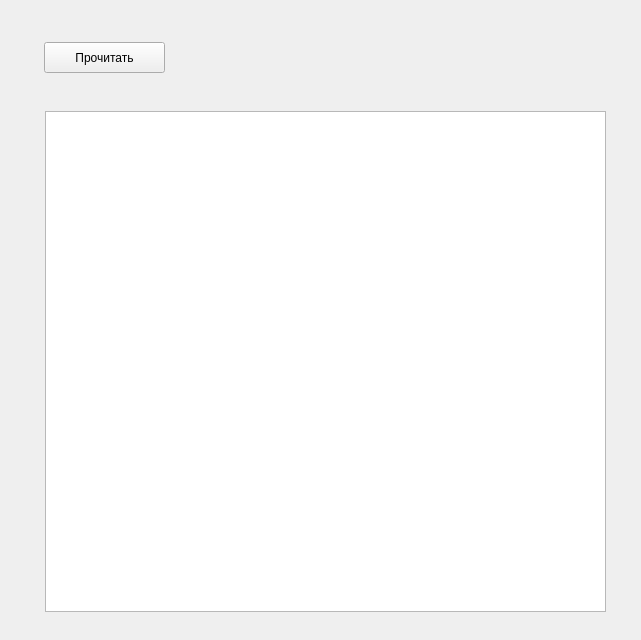
<?xml version="1.0" encoding="UTF-8"?>
<ui version="4.0">
 <class>Form</class>
 <widget class="QWidget" name="Form">
  <property name="geometry">
   <rect>
    <x>0</x>
    <y>0</y>
    <width>641</width>
    <height>640</height>
   </rect>
  </property>
  <property name="windowTitle">
   <string>Эспрессо</string>
  </property>
  <widget class="QListWidget" name="Zap">
   <property name="geometry">
    <rect>
     <x>45</x>
     <y>111</y>
     <width>561</width>
     <height>501</height>
    </rect>
   </property>
  </widget>
  <widget class="QPushButton" name="pushButton">
   <property name="geometry">
    <rect>
     <x>44</x>
     <y>42</y>
     <width>121</width>
     <height>31</height>
    </rect>
   </property>
   <property name="text">
    <string>Прочитать</string>
   </property>
  </widget>
 </widget>
 <resources/>
 <connections/>
</ui>
